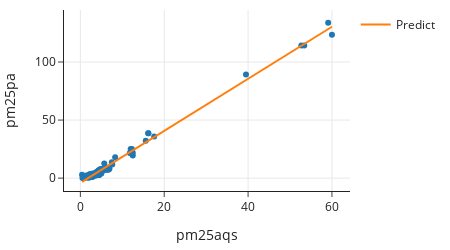

The notebook cell saved with this chart:
### Code cell
fig = px.scatter(AK, x="pm25aqs", y="pm25pa",
                 width=450, height=250)

pred_x = np.array([AK["pm25aqs"].min(), AK["pm25aqs"].max()])
pred_y = result.params[0] + result.params[1] * pred_x

fig.add_trace(go.Scatter(x=pred_x, 
                         y=pred_y, 
                         name='Predict', mode='lines'))
fig

### Figure 1 — Plotly figure (JSON) as saved in the notebook; plotly's stock layout.template omitted (floating-point values rounded to 4 significant figures)
{"data": [{"hovertemplate": "pm25aqs=%{x}<br>pm25pa=%{y}<extra></extra>", "legendgroup": "", "marker": {"color": "#1F77B4", "symbol": "circle"}, "mode": "markers", "name": "", "orientation": "v", "showlegend": false, "type": "scatter", "x": [6.7, 3.8, 4, 4.7, 3.2, 4.2, 4, 17.6, 4.5, 2.7, 2.9, 12.5, 1.5, 4.4, 2.5, 2.9, 3.2, 3.2, 3.1, 3.5, 3.2, 2, 2.3, 3.9, 3.7, 4.8, 4.3, 2.9, 3.5, 3.2, 4, 4.5, 7.5, 16.2, 2.4, 2, 2.8, 4, 5.7, 59.1, 39.5, 52.7, 60, 8.3, 4.8, 4.5, 5.7, 2.2, 2.8, 2.3, 0.8, 1.6, 1.6, 2.7, 4.2, 3.6, 6.3, 7.6, 5.1, 3.7, 3.9, 3.7, 3, 4.2, 5.5, 11.8, 6.7, 5, 3.6, 3, 4.6, 6.5, 6.9, 4, 6.7, 4.2, 3.2, 4.5, 12.5, 15.6, 12, 5.5, 2.7, 1.6, 2.6, 0.7, 2.3, 4.6, 3.5, 1.2, 1.7, 4.6, 4.8, 4.3, 2.4, 4.4, 4, 4.4, 2.6, 2.2, 3.7, 2.3, 3.4, 0.4, 2.3, 6, 3, 4, 16.2, 53.4, 5.1, 2.1, 1.4, 4.3, 6.8, 4, 2.8, 12, 3.1, 6.9, 6.4, 12.3, 0.5, 1.5, 4, 1.9], "xaxis": "x", "y": [8.617, 3.494, 3.8, 4.37, 3.191, 3.271, 5.059, 35.93, 4.829, 2.696, 0.9909, 21.86, 0.9988, 2.927, 1.235, 2.205, 2.616, 2.531, 2.785, 2.824, 2.697, 0.3768, 1.018, 2.558, 4.853, 7.302, 6.585, 3.993, 3.617, 2.623, 5.47, 6.591, 13.75, 38.57, 2.139, 1.205, 2.457, 2.76, 12.52, 133.8, 89.28, 114.2, 123.5, 18.09, 7.904, 6.984, 7.837, 2.373, 3.255, 3.487, 0.3297, 1.097, 1.205, 2.332, 4.017, 4.419, 8.817, 11.83, 7.2, 3.563, 3.501, 4.31, 3.153, 3.846, 6.661, 21.63, 9.263, 4.093, 2.308, 2.228, 4.209, 7.828, 8.128, 3.219, 7.323, 5.279, 3.068, 2.644, 19.52, 32.25, 25.14, 7.024, 2.331, 2.509, 1.718, 0.1817, 2.375, 4.25, 2.968, 1.361, 1.247, 4.388, 4.039, 3.836, 2.145, 2.76, 3.494, 3.8, 2.696, 0.7026, 2.558, 2.927, 2.616, 2.824, 1.205, 7.302, 1.62, 5.47, 38.57, 114.2, 7.904, 2.373, 0.3297, 4.017, 8.817, 3.563, 3.153, 21.63, 2.228, 8.128, 7.323, 25.14, 0.1817, 1.361, 4.388, 2.145], "yaxis": "y"}, {"mode": "lines", "name": "Predict", "type": "scatter", "x": [0.4, 60], "y": [-3.279, 130.4]}], "layout": {"height": 250, "legend": {"tracegroupgap": 0}, "width": 450, "xaxis": {"anchor": "y", "autorange": true, "domain": [0, 1], "range": [-3.905, 64.3], "title": {"text": "pm25aqs"}, "type": "linear"}, "yaxis": {"anchor": "x", "autorange": true, "domain": [0, 1], "range": [-11.07, 144.8], "title": {"text": "pm25pa"}, "type": "linear"}}}
